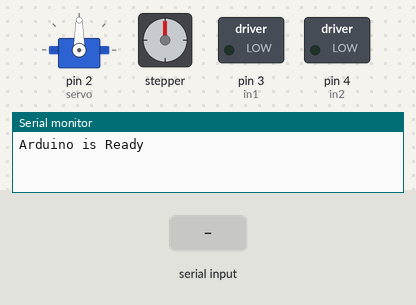
The sketch below on a simulated Arduino Uno, built with avr-gcc and run on an emulated ATmega328P. Shown: servo, stepper motor, switched loads named in the sketch (green lamp = pin HIGH), the last lines printed to the serial monitor. The inputs (shaded band) are chosen by the test bench. Stepper angles assume 100 steps per turn.

Above: at 1.2 s.
1.3 s: "left" received over Serial
At 4.1 s:
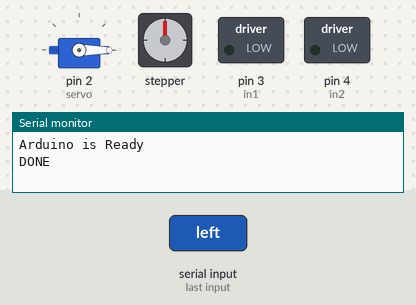
4.3 s: "1" received over Serial
At 5.9 s:
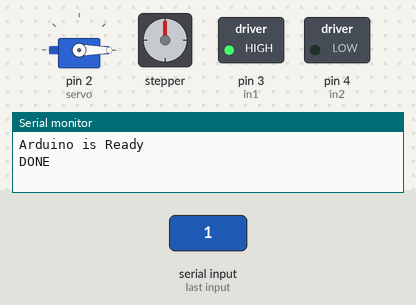
7.3 s: "left2" received over Serial
At 8.46 s:
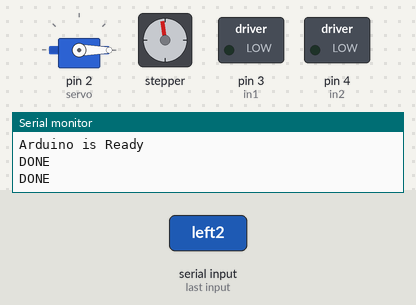
10.3 s: "right2" received over Serial
13.3 s: "2" received over Serial
At 15.7 s:
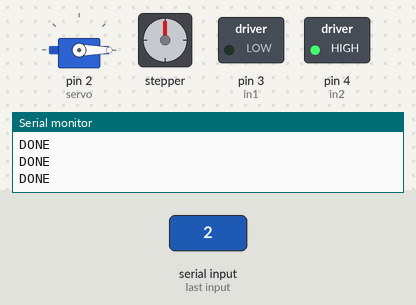
16.3 s: "dispense" received over Serial
At 19.1 s:
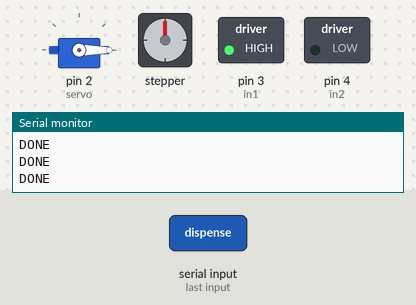
Timing chart, 0 to 21.8 s (numbered marks = the images above; inputs shaded):
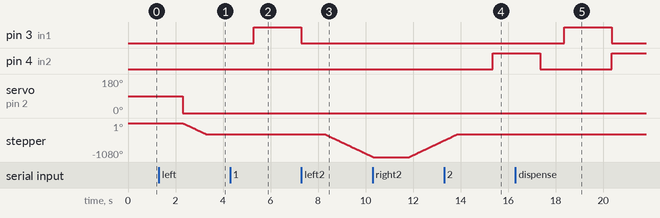

The sketch:

Motor_Control.ino
```cpp
#include <Servo.h>
#include <Stepper.h>

//TODO: REMOVE SERVO CODE -> ONLY USING STEPPER & DC MOTORS

int pos = 0;
Servo servo;

const int stepsPerRevolution = 100;
Stepper myStepper(stepsPerRevolution, 8, 9, 10, 11);

//TODO: FIGURE OUT SYSTEM FOR IMPLEMENTING MULTIPLE DC MOTORS
int in1 = 3;
int in2 = 4;
int in3 = 5;
int in4 = 6;

#define arr_size 5
String textArr[arr_size] = {"READY", "LEFT", "RIGHT", "DONE", "STOP"};
String incoming;

void setup() {
  // put your setup code here, to run once:
  Serial.begin(9600);
  servo.attach(2);
  myStepper.setSpeed(60);
  pinMode(in1, OUTPUT);
  pinMode(in2, OUTPUT);
  Serial.println("Arduino is Ready");
}

void loop() {
  // put your main code here, to run repeatedly:

  /*
   *  Code for reading data using the Arduino
   *
  */
  if (Serial.available()) {
    // String coming in from the Pi
    incoming = Serial.readString();
    incoming.toLowerCase();

    // turn stepper motor counter clockwise
    if(incoming.indexOf("left2") >= 0) {
      for (pos = 0; pos >= 0; pos--) {
        servo.write(pos);
        delay(10);
        myStepper.step(-stepsPerRevolution * 2);
        delay(500);
      }
    } else if (incoming.indexOf("left") >= 0) {
      for (pos = 0; pos >= 0; pos--) {
        servo.write(pos);
        delay(10);
        myStepper.step(-stepsPerRevolution);
        delay(500);
      }
    }

    else if (incoming.indexOf("right2") >= 0) {
      for (pos = 0; pos <= 0; pos++) {
        servo.write(pos);
        delay(10);
        myStepper.step(stepsPerRevolution * 2);
        delay(500);
      }
    }

    // turn stepper motor clockwise
    else if(incoming.indexOf("right") >= 0) {
      for (pos = 0; pos <= 0; pos++) {
        servo.write(pos);
        delay(10);
        myStepper.step(stepsPerRevolution);
        delay(500);
      }
    }

    // dispense spice using DC motor
    else if(incoming.indexOf("dispense") >= 0) {
      // turn DC motor clockwise
      digitalWrite(in1, HIGH);
      digitalWrite(in2, LOW);
      digitalWrite(in3, LOW);
      digitalWrite(in4, LOW);
      // TODO: FIGURE OUT DELAY BASED ON AMOUNT OF SPICE NEEDED
      delay(2000);


      digitalWrite(in1, LOW);
      digitalWrite(in2, HIGH);
      digitalWrite(in3, LOW);
      digitalWrite(in4, LOW);
      delay(2000);

      digitalWrite(in1, LOW);
      digitalWrite(in2, LOW);
      digitalWrite(in3, HIGH);
      digitalWrite(in4, LOW);
      delay(2000);

      digitalWrite(in1, LOW);
      digitalWrite(in2, LOW);
      digitalWrite(in3, LOW);
      digitalWrite(in4, HIGH);
      delay(2000);

      // turn off dc motor once dispensing is done
      digitalWrite(in1, LOW);
      digitalWrite(in2, LOW);

      digitalWrite(in3, LOW);
      digitalWrite(in4, LOW);
    }

    else if(incoming.indexOf("1") >= 0) {
      digitalWrite(in1, HIGH);
      digitalWrite(in2, LOW);
      digitalWrite(in3, LOW);
      digitalWrite(in4, LOW);
      delay(2000);

      // turn off dc motor once dispensing is done
      digitalWrite(in1, LOW);
      digitalWrite(in2, LOW);

      digitalWrite(in3, LOW);
      digitalWrite(in4, LOW);
    }

    else if(incoming.indexOf("2") >= 0) {
      digitalWrite(in1, LOW);
      digitalWrite(in2, HIGH);
      digitalWrite(in3, LOW);
      digitalWrite(in4, LOW);
      delay(2000);

      // turn off dc motor once dispensing is done
      digitalWrite(in1, LOW);
      digitalWrite(in2, LOW);

      digitalWrite(in3, LOW);
      digitalWrite(in4, LOW);
    }

    else if(incoming.indexOf("3") >= 0) {
      digitalWrite(in1, LOW);
      digitalWrite(in2, LOW);
      digitalWrite(in3, HIGH);
      digitalWrite(in4, LOW);
      delay(2000);

      // turn off dc motor once dispensing is done
      digitalWrite(in1, LOW);
      digitalWrite(in2, LOW);

      digitalWrite(in3, LOW);
      digitalWrite(in4, LOW);
    }

    else if(incoming.indexOf("4") >= 0) {
      digitalWrite(in1, LOW);
      digitalWrite(in2, LOW);
      digitalWrite(in3, LOW);
      digitalWrite(in4, HIGH);
      delay(1500);

      // turn off dc motor once dispensing is done
      digitalWrite(in1, LOW);
      digitalWrite(in2, LOW);

      digitalWrite(in3, LOW);
      digitalWrite(in4, LOW);
    }

    // specified operation is done -> send DONE indicator to Pi
    Serial.println("DONE");
  }
}
```

Measured:
- after the input at 1.3 s, servo on pin 2 (servo): 90° → 0° after 1.0 s; stepper: turns 360° counter-clockwise in 0.99 s, starting after 1.0 s
- after the input at 4.3 s, pin 3 (in1): LOW → HIGH after 1.0 s, → LOW 2.0 s later
- after the input at 7.3 s, stepper: keeps turning counter-clockwise at about 361°/s, starting after 1.0 s
- after the input at 13.3 s, pin 4 (in2): LOW → HIGH after 2.1 s
- after the input at 16.3 s, pin 3 (in1): LOW → HIGH after 2.1 s, → LOW 2.0 s later
